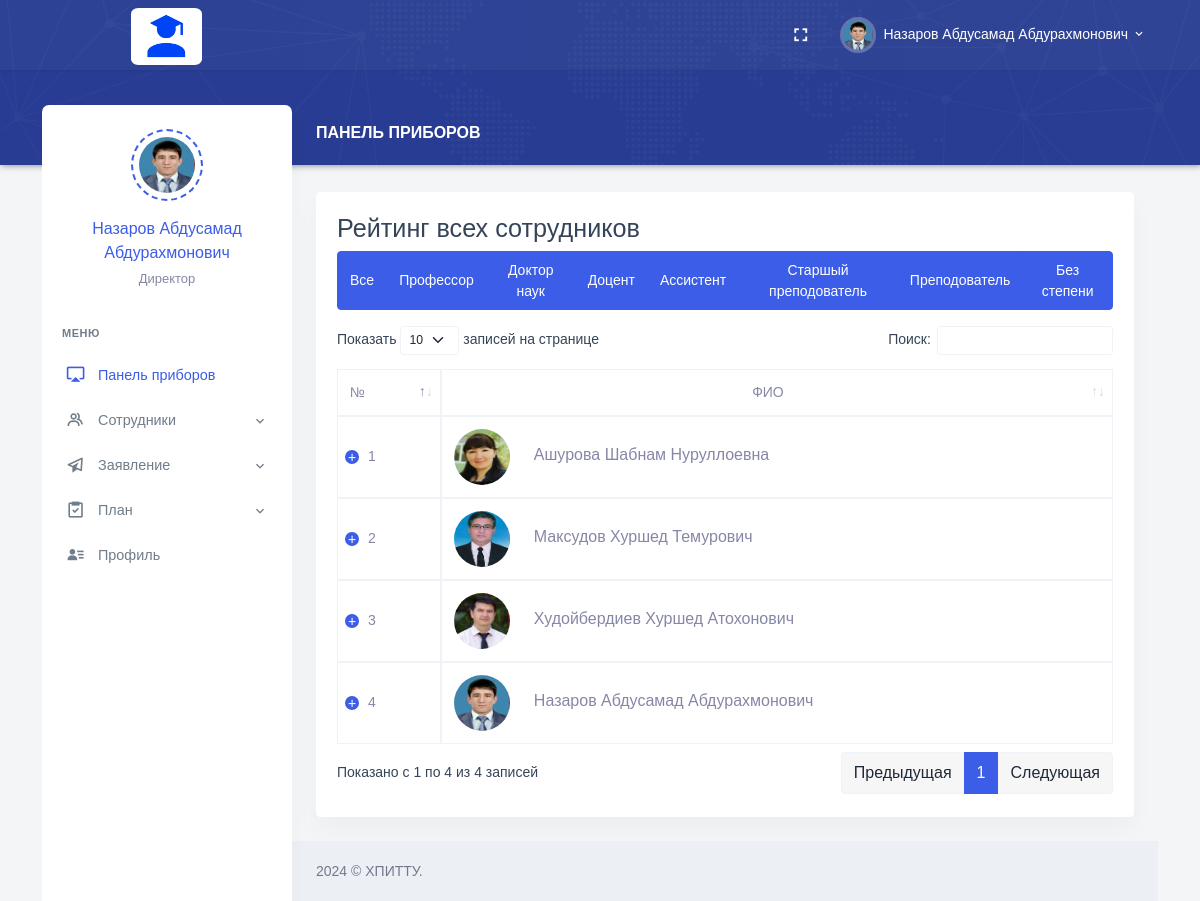
Page /Role/Director/index.php (signed in) on the committed database.
### tables this page shows
CREATE TABLE `employees` (
  `Employee_Id` int NOT NULL AUTO_INCREMENT,
  `Full_Name` varchar(255) DEFAULT NULL,
  `Date_of_Birth` date DEFAULT NULL,
  `Place_of_Birth` varchar(255) DEFAULT NULL,
  `Position_Id` int DEFAULT NULL,
  `Degree_Id` int DEFAULT NULL,
  `Faculty_Id` int DEFAULT NULL,
  `Department_Id` int DEFAULT NULL,
  `User_Role_Id` int DEFAULT NULL,
  `Email` varchar(255) DEFAULT NULL,
  `Phone_Number` varchar(20) DEFAULT NULL,
  `Employee_Number` varchar(20) DEFAULT NULL,
  `Date_Added` date DEFAULT NULL,
  `Path_Photo` varchar(255) DEFAULT NULL,
  `Username` varchar(255) DEFAULT NULL,
  `Password` varchar(255) DEFAULT NULL,
  PRIMARY KEY (`Employee_Id`),
  KEY `Degree_Id` (`Degree_Id`),
  KEY `Faculty_Id` (`Faculty_Id`),
  KEY `Department_Id` (`Department_Id`),
  KEY `User_Role_Id` (`User_Role_Id`),
  KEY `employees_ibfk_1` (`Position_Id`),
  CONSTRAINT `employees_ibfk_1` FOREIGN KEY (`Position_Id`) REFERENCES `positions` (`Position_Id`) ON DELETE CASCADE ON UPDATE CASCADE,
  CONSTRAINT `employees_ibfk_2` FOREIGN KEY (`Degree_Id`) REFERENCES `degrees` (`Degree_Id`) ON DELETE CASCADE ON UPDATE CASCADE,
  CONSTRAINT `employees_ibfk_3` FOREIGN KEY (`Faculty_Id`) REFERENCES `faculties` (`Faculty_Id`) ON DELETE CASCADE ON UPDATE CASCADE,
  CONSTRAINT `employees_ibfk_4` FOREIGN KEY (`Department_Id`) REFERENCES `departments` (`Department_Id`) ON DELETE CASCADE ON UPDATE CASCADE,
  CONSTRAINT `employees_ibfk_5` FOREIGN KEY (`User_Role_Id`) REFERENCES `user_roles` (`User_Role_Id`) ON DELETE CASCADE ON UPDATE CASCADE
);

CREATE TABLE `positions` (
  `Position_Id` int NOT NULL,
  `Position_Name` varchar(255) DEFAULT NULL,
  PRIMARY KEY (`Position_Id`)
);

CREATE TABLE `ratings` (
  `Rating_Id` int NOT NULL,
  `Employee_Id` int DEFAULT NULL,
  `Credit_Done` int DEFAULT NULL,
  `Credit_Full` int DEFAULT NULL,
  `Rating` decimal(3,2) DEFAULT NULL,
  PRIMARY KEY (`Rating_Id`),
  KEY `Employee_Id` (`Employee_Id`),
  CONSTRAINT `ratings_ibfk_1` FOREIGN KEY (`Employee_Id`) REFERENCES `employees` (`Employee_Id`) ON DELETE CASCADE ON UPDATE CASCADE
);

### Role/Director/index.php (the view, shortened to what this page needs)
<?php
require_once "header.php";
?>
<div class="main-content">
    <div class="page-content">
        <div class="row">
            <div class="col-12">
                <div class="page-title-box d-flex align-items-center justify-content-between">
                    <h4 class="page-title mb-0 font-size-18">Панель приборов</h4>
                </div>
            </div>
        </div>
        <div class="row">
            <div class="col-lg-12">
                <div class="card">
                    <div class="card-body">
                        <div class="table-responsive">
                            <h3>Рейтинг всех сотрудников</h3>
                            <div class="btn-group mb-3 d-flex justify-content-end">
                                <button type="button" class="btn btn-primary filterBtn" data-filter="all">Все</button>
                                <button type="button" class="btn btn-primary filterBtn"
                                    data-filter="Преподаватели">Профессор</button>
                                <button type="button" class="btn btn-primary filterBtn" data-filter="Доктор наук">Доктор
                                    наук</button>
                                <button type="button" class="btn btn-primary filterBtn"
                                    data-filter="Доценты">Доцент</button>
                                <button type="button" class="btn btn-primary filterBtn"
                                    data-filter="Ассистент">Ассистент</button>
                                <button type="button" class="btn btn-primary filterBtn"
                                    data-filter="Старшый преподователь">Старшый преподователь</button>
                                <button type="button" class="btn btn-primary filterBtn"
                                    data-filter="Старший преподователь">Преподователь</button>
                                <button type="button" class="btn btn-primary filterBtn" data-filter="Без степени">Без
                                    степени</button>
                            </div>
                            <div class="table-responsive">
                                <table id="datatable" class="table table-bordered dt-responsive nowrap"
                                    style="border-collapse: collapse; border-spacing: 0; width: 100%;">
                                    <thead>
                                        <tr>
                                            <th>№</th>
                                            <th class="text-center">ФИО</th>
                                        </tr>
                                    </thead>
                                    <tbody>
                                        <?php
                                          require_once "conn.php";
                                                $sql = "select r.Rating_Id as Id, IFNULL(e.Path_Photo, '') as Path, e.Full_Name as FullName,pos.Position_Name as Position,CONCAT(r.Credit_Done, '/', r.Credit_Full) as Credit,r.Rating from ratings r
                                                left join employees e on r.Employee_Id = e.Employee_Id
                                                left join positions pos on e.Employee_Id = pos.Position_Id
                                                order by Rating desc";
                                                $result = $conn->query($sql);
                                                $count =0;
                                                if ($result->num_rows > 0) {
                                                    while ($row = $result->fetch_assoc()) {
                                                        $count++;
                                                        echo "<tr>".
                                                            "   <td class='align-middle'>".$count."</td>".
                                                            "   <td class='align-middle'>".
                                                            "   <div class='d-flex align-items-center'>".
                                                            "       <div class='me-4'> ".
                                                            "           <img src='Photo/".$row["Path"]."' alt='' class='avatar-sm rounded-circle'>".
                                                            "       </div>".
                                                            "       <div>".
                                                            "           <h5 class='font-size-16 mb-1'>".$row["FullName"]."</h5>".
                                                            "       </div>".
                                                            "   </div>".
                                                            "    </td>".
                                                            "   <td class='align-middle'>".$row["Position"]."</td>".
                                                            "   <td class='align-middle'>".$row["Credit"]."</td>".
                                                            "   <td class='align-middle'>".$row["Rating"]."</td>".
                                                            "</tr>";
                                                    }
                                                }
                                            ?>
                                    </tbody>
                                </table>
                            </div>
                        </div>
                    </div>
                </div>
            </div>
            <?php
require_once "footer.php";
?>

### Role/Director/header.php (shortened to what this page needs)
<?php
    require_once "conn.php";
    $sql_command = "SELECT e.*, p.Position_Name, e.Path_Photo
    FROM employees e
    INNER JOIN positions p ON e.Position_Id = p.Position_Id
    WHERE e.Username = '{$_SESSION['Username']}'";
$result = mysqli_query($conn, $sql_command);
if (mysqli_num_rows($result) > 0) {
while ($rows = mysqli_fetch_assoc($result)) {
$Full_Name = ucwords($rows["Full_Name"]);
$Position_Name = $rows["Position_Name"];
$Path_Photo = $rows["Path_Photo"];
}
}
?>
<!doctype html>
<html lang="en">
<head>
    <link href="/assets/css/bootstrap.min.css" id="bootstrap-style" rel="stylesheet" type="text/css" />
    <link href="/assets/css/app.min.css" id="app-style" rel="stylesheet" type="text/css" />
    <link href="/assets/libs/datatables.net-bs4/css/dataTables.bootstrap4.min.css" rel="stylesheet" type="text/css" />
    <link href="/assets/libs/datatables.net-buttons-bs4/css/buttons.bootstrap4.min.css" rel="stylesheet"
        type="text/css" />
    <link href="/assets/libs/datatables.net-responsive-bs4/css/responsive.bootstrap4.min.css" rel="stylesheet"
        type="text/css" />
    <link href="/assets/css/icons.min.css" rel="stylesheet" type="text/css" />
</head>
<body data-layout="detached" data-topbar="colored">
<div class="container-fluid">
        <div id="layout-wrapper">
            <header id="page-topbar">
                <div class="navbar-header">
                    <div class="container-fluid">
                        <div class="float-end">
                            <div class="dropdown d-none d-lg-inline-block ms-1">
                                <button type="button" class="btn header-item noti-icon waves-effect"
                                    data-toggle="fullscreen">
                                    <i class="mdi mdi-fullscreen"></i>
                                </button>
                            </div>
                            <div class="dropdown d-inline-block">
                                <button type="button" class="btn header-item waves-effect"
                                    id="page-header-user-dropdown" data-bs-toggle="dropdown" aria-haspopup="true"
                                    aria-expanded="false">
                                    <img class="rounded-circle header-profile-user"
                                        src="upload/<?php if(!empty($Path_Photo)){ echo $Path_Photo; }else{ echo "1.jpg"; } ?>" alt="Header Avatar">
                                    <span class="d-none d-xl-inline-block ms-1"><?php echo $Full_Name; ?></span>
                                    <i class="mdi mdi-chevron-down d-none d-xl-inline-block"></i>
                                </button>
                            </div>
                        </div>
                        <div>
                            <div class="navbar-brand-box">
                                <a href="index.php" class="logo logo-light" style="margin-left: 65px;">
                                    <span class="logo-lg">
                                        <img src="/assets/images/LogoEX.png" alt="" height="57"
                                            style="border-radius: 10%;">
                                    </span>
                                </a>
                            </div>
                        </div>
                    </div>
            </header>
            <div class="vertical-menu">
                <div class="h-100">
                    <div class="user-wid text-center py-4">
                        <div class="user-img">
                            <img src="upload/<?php if(!empty($Path_Photo)){ echo $Path_Photo; }else{ echo "1.jpg"; } ?>" alt=""
                                class="avatar-md mx-auto rounded-circle">
                        </div>
                        <div class="mt-3">
                            <a href="#" class="text-reset fw-medium font-size-16"><?php echo $Full_Name; ?></a>
                            <p class="text-muted mt-1 mb-0 font-size-13"><?php echo $Position_Name; ?></p>
                        </div>
                    </div>
                    <div id="sidebar-menu">
                        <ul class="metismenu list-unstyled" id="side-menu">
                            <li class="menu-title">Меню</li>
                            <li>
                                <a href="index.php" class="waves-effect">
                                    <i class="mdi mdi-airplay"></i>
                                    <span>Панель приборов</span>
                                </a>
                            </li>
                            <li>
                                <a href="javascript: void(0);" class="has-arrow waves-effect">
                                    <i class="bx bx-group"></i>
                                    <span>Сотрудники</span>
                                </a>
                            </li>
                            <li>
                                <a href="javascript: void(0);" class="has-arrow waves-effect">
                                    <i class="bx bx-paper-plane"></i>
                                    <span>Заявление</span>
                                </a>
                            </li>
                            <li>
                                <a href="javascript: void(0);" class="has-arrow waves-effect">
                                    <i class="bx bx-task"></i>
                                    <span>План</span>
                                </a>
                            </li>
                            <li>
                                <a href="profile.php" class="waves-effect">
                                    <i class="bx bxs-user-detail"></i>
                                    <span>Профиль</span>
                                </a>
                            </li>
                    </div>
                </div>
            </div>

### rows in the picture
employees: Path_Photo (picture), Full_Name "Назаров Абдусамад Абдурахмонович", Position_Id.Position_Name "Директор"
ratings: shows a picture, Employee_Id.Full_Name "Ашурова Шабнам Нуруллоевна"
ratings: shows a picture, Employee_Id.Full_Name "Максудов Хуршед Темурович"
ratings: shows a picture, Employee_Id.Full_Name "Худойбердиев Хуршед Атохонович"
ratings: shows a picture, Employee_Id.Full_Name "Назаров Абдусамад Абдурахмонович"
